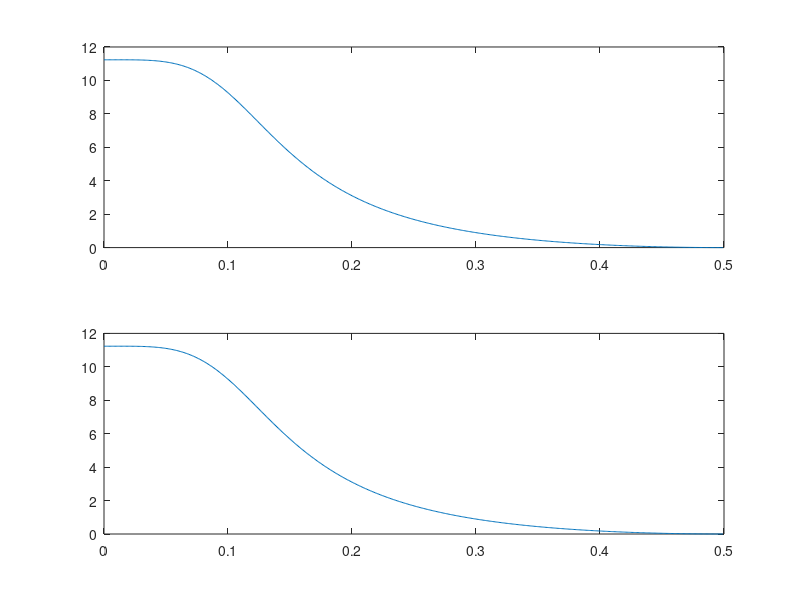

This figure's MATLAB source:

b0=[1 2 1];
a0=[1 -1 0.3561];
N=25;
Q=[];
b=b0;
a=a0;
for n=1:N
[q r]=deconv(b,a);
Q=[Q q];
b=[r(2:length(r)) 0];
end

[h w]=freqz(b0,a0);
figure
subplot(211);plot(w/(2*pi), abs(h));

[h1 w1]=freqz(Q,1);
subplot(212);plot(w1/(2*pi), abs(h1));
